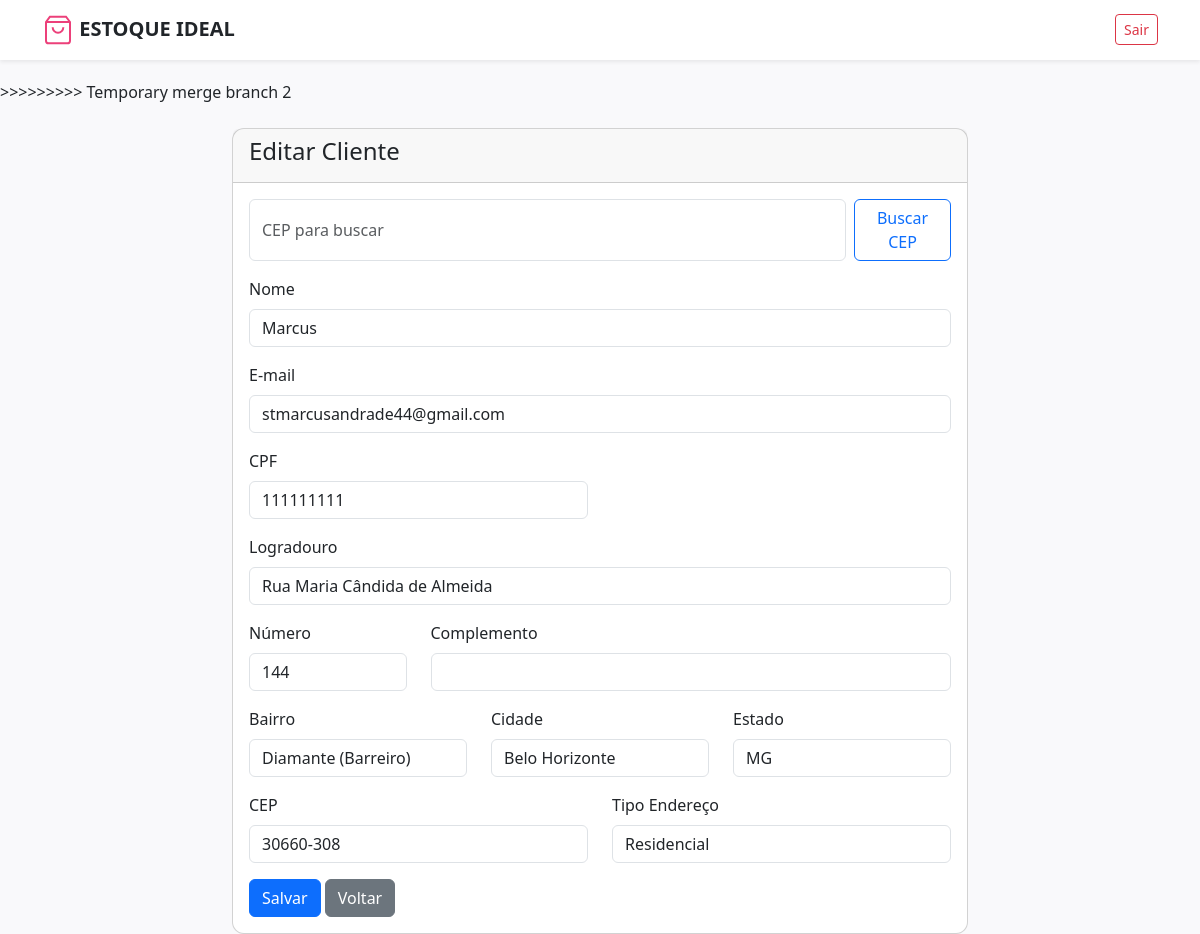
Page /pages/editarOcliente.php?id=1 (signed in) on the committed database.
### tables this page shows
CREATE TABLE `clientes` (
  `id` int(11) NOT NULL,
  `nome` varchar(255) NOT NULL,
  `email` varchar(50) NOT NULL,
  `tipo_cliente` varchar(10) NOT NULL,
  `cpf` int(30) NOT NULL,
  `cnpj` int(30) NOT NULL,
  `logradouro` varchar(255) NOT NULL,
  `numero` varchar(255) NOT NULL,
  `complemento` varchar(255) NOT NULL,
  `bairro` varchar(255) NOT NULL,
  `cidade` varchar(255) NOT NULL,
  `estado` char(2) NOT NULL,
  `cep` varchar(9) NOT NULL,
  `tipo_endereco` varchar(255) NOT NULL,
  `data_cadastro` date NOT NULL,
  `data_atualizacao` date NOT NULL
);

### assets/viacep/pegarCep.php (called while the page is built, shortened)
<?php
function pegarEndereco($cepParam = null)
{
    $json_data = initempty();
    $cep = null;
    return $json_data;
}
function initempty(){
    $obj = new stdClass();
    $obj->cep = '';
    $obj->logradouro = '';
    $obj->complemento = '';
    $obj->bairro = '';
    $obj->localidade = '';
    $obj->uf = '';
    return $obj;
}
?>

### pages/editarOcliente.php (the view, shortened to what this page needs)
<?php
require('../crud/conexao_DB.php');
$id = intval($_GET['id']);
$sql = "SELECT * FROM clientes WHERE id = '$id'";
$res = mysqli_query($conn, $sql);
$row = mysqli_fetch_assoc($res);
include_once(__DIR__ . '/../assets/viacep/pegarCep.php');
$json_data = pegarEndereco();
if (!isset($_POST['cep_busca'])){
    $json_data->cep = isset($row['cep']) ? $row['cep'] : '';
    $json_data->logradouro = isset($row['logradouro']) ? $row['logradouro'] : '';
    $json_data->bairro = isset($row['bairro']) ? $row['bairro'] : '';
    $json_data->localidade = isset($row['cidade']) ? $row['cidade'] : '';
    $json_data->uf = isset($row['estado']) ? $row['estado'] : '';
    $json_data->complemento = isset($row['complemento']) ? $row['complemento'] : '';
}
?>
<!DOCTYPE html>
<html lang="pt-br">
<head>
    <link href="https://cdn.jsdelivr.net/npm/bootstrap@5.3.5/dist/css/bootstrap.min.css" rel="stylesheet">
    <link rel="stylesheet" href="../css/style_geral.css">
</head>
<body>
    <?php include('../assets/navbar/navbar.php'); ?>
    <div class="container mt-4">
        <div class="row">
            <div class="col-md-8 offset-md-2">
                <div class="card">
                    <div class="card-header">
                        <h4>Editar Cliente</h4>
                    </div>
                    <div class="card-body">
                        <form method="post" action="<?= $_SERVER['PHP_SELF'] . '?id=' . $row['id'] ?>" class="mb-3 d-flex" style="gap:8px;">
                            <input type="text" name="cep_busca" id="cep_busca" class="form-control" placeholder="CEP para buscar" value="<?= isset($_POST['cep_busca']) ? htmlspecialchars($_POST['cep_busca']) : '' ?>">
                            <button type="submit" class="btn btn-outline-primary">Buscar CEP</button>
                        </form>
                        <form action="../crud/clientesCRUD.php" method="post">
                            <div class="mb-3">
                                <label for="nome" class="form-label">Nome</label>
                                <input type="text" name="nome" id="nome" class="form-control" value="<?= $row['nome'] ?>" required>
                            </div>
                            <div class="mb-3">
                                <label for="email" class="form-label">E-mail</label>
                                <input type="email" name="email" id="email" class="form-control" value="<?= $row['email'] ?>">
                            </div>
                            <div class="row">
                                <?php if (isset($row['tipo_cliente']) && strtolower($row['tipo_cliente']) === 'fisica'): ?>
                                <div class="col-md-6 mb-3">
                                    <label for="cpf" class="form-label">CPF</label>
                                    <input type="text" name="cpf" id="cpf" class="form-control" value="<?= $row['cpf'] ?>">
                                </div>
                                <?php endif; ?>
                            </div>
                            <div class="mb-3">
                                <label for="logradouro" class="form-label">Logradouro</label>
                                <input type="text" name="logradouro" id="logradouro" class="form-control" value="<?= htmlspecialchars($json_data->logradouro) ?>">
                            </div>
                            <div class="row">
                                <div class="col-md-3 mb-3">
                                    <label for="numero" class="form-label">Número</label>
                                    <input type="text" name="numero" id="numero" class="form-control" value="<?= $row['numero'] ?>">
                                </div>
                                <div class="col-md-9 mb-3">
                                    <label for="complemento" class="form-label">Complemento</label>
                                    <input type="text" name="complemento" id="complemento" class="form-control" value="<?= htmlspecialchars($json_data->complemento) ?>">
                                </div>
                            </div>
                            <div class="row">
                                <div class="col-md-4 mb-3">
                                    <label for="bairro" class="form-label">Bairro</label>
                                    <input type="text" name="bairro" id="bairro" class="form-control" value="<?= htmlspecialchars($json_data->bairro) ?>">
                                </div>
                                <div class="col-md-4 mb-3">
                                    <label for="cidade" class="form-label">Cidade</label>
                                    <input type="text" name="cidade" id="cidade" class="form-control" value="<?= htmlspecialchars($json_data->localidade) ?>">
                                </div>
                                <div class="col-md-4 mb-3">
                                    <label for="estado" class="form-label">Estado</label>
                                    <input type="text" name="estado" id="estado" class="form-control" value="<?= htmlspecialchars($json_data->uf) ?>">
                                </div>
                            </div>
                            <div class="row">
                                <div class="col-md-6 mb-3">
                                    <label for="cep" class="form-label">CEP</label>
                                    <input type="text" name="cep" id="cep" class="form-control" value="<?= htmlspecialchars($json_data->cep) ?>">
                                </div>
                                <div class="col-md-6 mb-3">
                                    <label for="tipo_endereco" class="form-label">Tipo Endereço</label>
                                    <select name="tipo_endereco" id="tipo_endereco" class="form-control">
                                        <?php $tipo_end = isset($row['tipo_endereco']) ? strtolower($row['tipo_endereco']) : '' ; ?>
                                        <option value="residencial" <?= $tipo_end === 'residencial' ? 'selected' : '' ?>>Residencial</option>
                                    </select>
                                </div>
                            </div>
                            <button type="submit" name="editar_cliente" class="btn btn-primary">Salvar</button>
                            <a href="clientes.php" class="btn btn-secondary">Voltar</a>
                        </form>
                    </div>
                </div>
            </div>
        </div>
    </div>
</body>
</html>

### css/style_Geral.css (style rules this page uses)
body { background-color: #f9f9fb; padding-top: 4rem; }
.card { border-radius: 12px; transition: transform 0.2s ease, box-shadow 0.2s ease; }

### assets/navbar/navbar.php (style rules this page uses)
body { padding-top: 80px; }

### rows in the picture
clientes: nome "Marcus", email "stmarcusandrade44@gmail.com", cpf "111111111", logradouro "Rua Maria Cândida de Almeida", numero "144", bairro "Diamante (Barreiro)", cidade "Belo Horizonte", estado "MG", cep "30660-308", tipo_endereco "Residencial"
